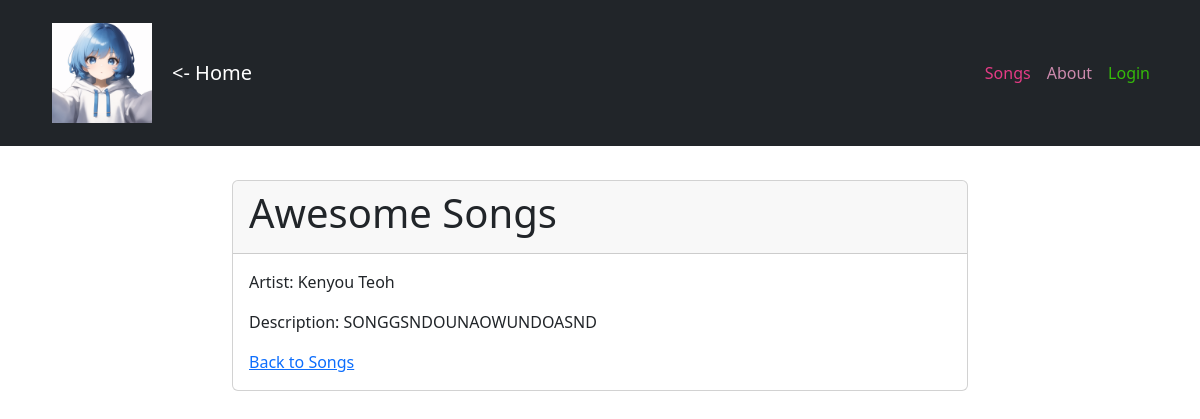
The page /song/2/ on the database its author committed.
### musicApp/models.py (models this page shows, shortened)
class Song(models.Model):
    name = models.CharField(max_length=100)
    artist = models.CharField(max_length=100)
    description = models.TextField(blank=True)

### musicApp/views.py (the view)
# urls.py: path('song/<int:pk>/', views.SongDetailView.as_view(), name='song_detail'),
class SongDetailView(DetailView):
    model = Song
    template_name = "musicApp/song_detail.html"

### musicApp/templates/musicApp/song_detail.html
{% extends 'musicApp/base.html' %}
{% block content %}
    <div class="row justify-content-center">
        <div class="col-md-8">
            <div class="card">
                <div class="card-header">
                    <h1>{{ song.name }}</h1>
                </div>
                <div class="card-body">
                    <p>Artist: {{ song.artist }}</p>
                    <p>Description: {{ song.description }}</p>
                    <a href="{% url 'songs' %}">Back to Songs</a>
                </div>
            </div>
        </div>
    </div>
{% endblock %}

### rows shown on the page
Song: name "Awesome Songs", artist "Kenyou Teoh", description "SONGGSNDOUNAOWUNDOASND"
